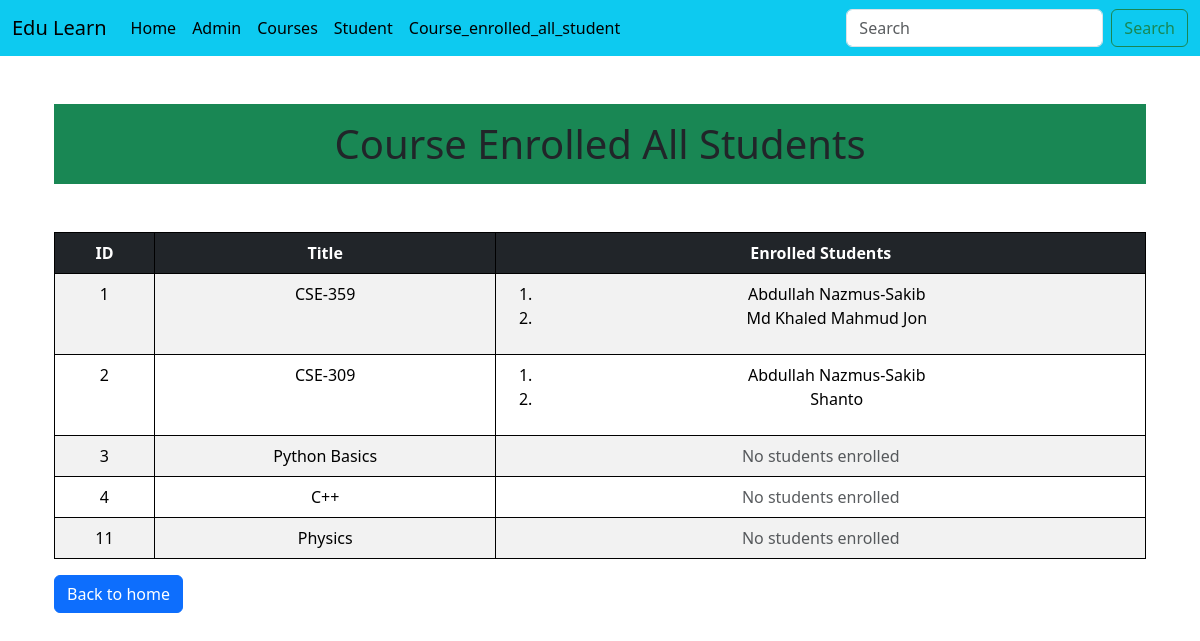
The app's page /courses/course_enrolled_student_all/, older data.
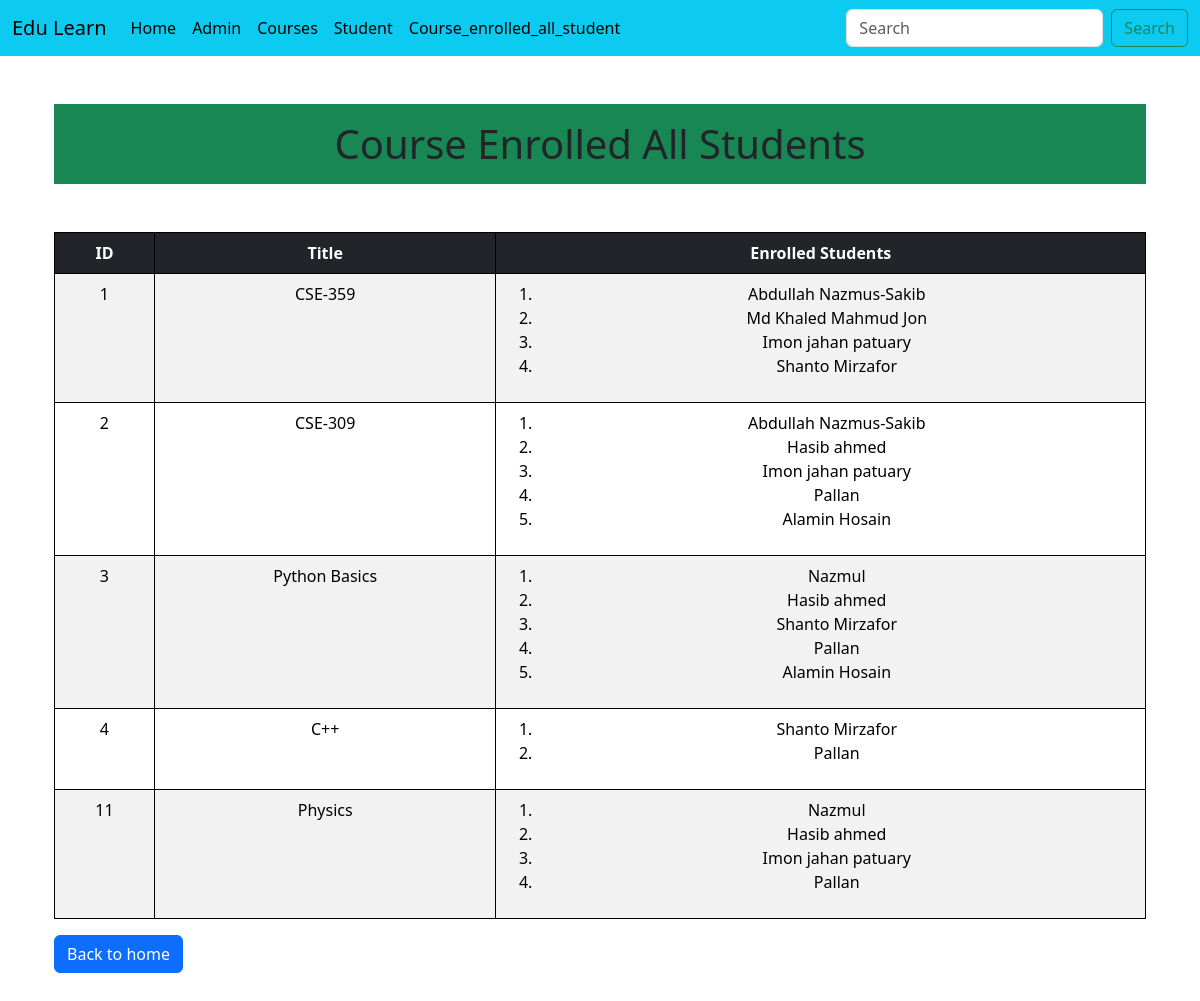
The same page, newer data.
### Courses/models.py (models this page shows, shortened)
class Courses(models.Model):
    title = models.CharField(max_length=200)
    description = models.TextField()
    duration = models.IntegerField(help_text="Duration in hours")
    thumbnail = models.ImageField(upload_to='course_thumbnail/',null=True,blank=True)

class Student(models.Model):
    name = models.CharField(max_length=100)
    email = models.EmailField(unique=True)
    enrolled_courses = models.ManyToManyField(Courses, related_name='students')

### Courses/views.py (the view)
# urls.py: path('course_enrolled_student_all/',views.course_enrolled_student_all,name='course_enrolled_student_all'),
def course_enrolled_student_all(request):
    courses = Courses.objects.prefetch_related('students').all()  # Fetch courses with enrolled students
    return render(request, "Courses/course_enrolled_student_all.html", {'courses': courses})

### templates/Courses/course_enrolled_student_all.html (shortened to what this page needs)
{% extends "Courses/base.html" %}
{% block content %}
<div class="container">
    <h1 class="text-center my-5 py-3 bg-success">Course Enrolled All Students</h1>
    <table class="table table-striped">
        <thead>
            <tr class="table-dark">
                <th>ID</th>
                <th>Title</th>
                <th>Enrolled Students</th>
            </tr>
        </thead>
        <tbody>
            {% for course in courses %}
            <tr>
                <td>{{ course.id }}</td>
                <td>{{ course.title }}</td>
                <td>
                    {% if course.students.all %}
                        <ol>
                            {% for student in course.students.all %}
                                <li>{{ student.name }}</li>
                            {% endfor %}
                        </ol>
                    {% else %}
                        <span class="text-muted">No students enrolled</span>
                    {% endif %}
                </td>
            </tr>
            {% empty %}
            <tr>
                <td colspan="3" class="text-center text-danger">No courses found.</td>
            </tr>
            {% endfor %}
        </tbody>
    </table>
    <a href="{% url 'course_list' %}" class="btn btn-primary">Back to home</a>
</div>
{% endblock content %}

Row changes from the older to the newer data that the page shows:
removed Student: name "Shanto", shown under Courses "CSE-309"
added Student: name "Imon jahan patuary"
added Student: name "Shanto Mirzafor"
added Student: name "Hasib ahmed"
added Student: name "Pallan"
added Student: name "Alamin Hosain"
shown differently, row unchanged: Courses "Python Basics": no longer shows "No students enrolled"
added Student: name "Nazmul"
shown differently, row unchanged: Courses id 4: no longer shows "No students enrolled"
shown differently, row unchanged: Courses "Physics": no longer shows "No students enrolled"
